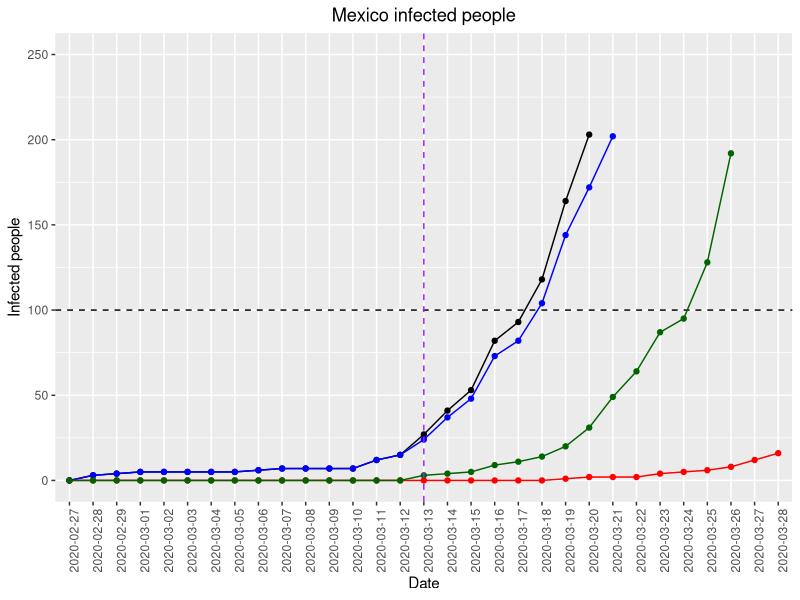

This figure's R source:
#### Libraries ####
require(ggplot2)

#### Directories #####
setwd("G:\\Mi unidad\\Covid19\\Mexico-COVID-19")


table <- read.csv("Mexico_COVID19.csv")


dim(table)
str(table)
head(table)


subtable <- table[-(1:35),] # removing the first 35 days


# plot(table$Pos, type="o", pch=19, las=1, ylab="Infected",
#      main="Infected", xlab="time (days)")


pdf("InfectionEvolution.pdf",11,9)
ggplot() +
  ylab("Infected people") + xlab("Date") + ggtitle("Mexico infected people") +
  ylim(c(0,250))+
  geom_line(subtable, mapping=aes(x=Fecha, y=Pos, group=1)) +
  geom_point(subtable, mapping=aes(x=Fecha, y=Pos, group=1)) +
  theme(axis.text.x = element_text(angle = 90, hjust = 1)) +
  theme(plot.title = element_text(hjust = 0.5)) +
  geom_hline(yintercept = 100, lty=2) +
  geom_line(subtable, mapping=aes(x=Fecha, y=Deceased, group=1), col="red") +
  geom_point(subtable, mapping=aes(x=Fecha, y=Deceased, group=1), col="red") +
  geom_line(subtable, mapping=aes(x=Fecha, y=Pos_I, group=1), col="blue") +
  geom_point(subtable, mapping=aes(x=Fecha, y=Pos_I, group=1), col="blue") +
  geom_line(subtable, mapping=aes(x=Fecha, y=Pos_L, group=1), col="darkgreen") +
  geom_point(subtable, mapping=aes(x=Fecha, y=Pos_L, group=1), col="darkgreen") +
  geom_vline(xintercept=which(subtable$Fecha == "2020-03-13"), col="purple", lty=2) # day with the first local infected person

dev.off()

